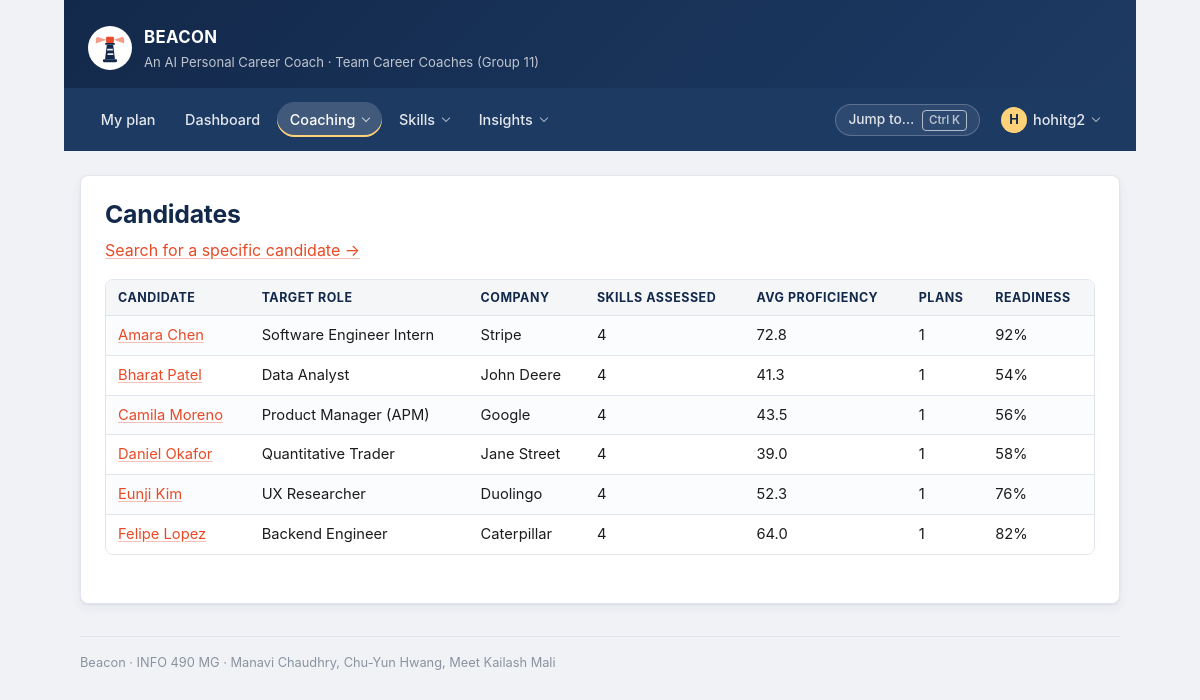
The app's page /candidates/ (signed in) with its own data.
### preparation/models.py (models this page shows, shortened)
class CandidateProfile(models.Model):
    class ExperienceLevel(models.TextChoices):
        STUDENT = "STU", "Current student"
        NEW_GRAD = "NEW", "New graduate"
        EARLY_CAREER = "EARLY", "Early career (1-3 yrs)"
    class PrimaryConcern(models.TextChoices):
        TECHNICAL = "TECH", "Technical rounds"
        BEHAVIORAL = "BEHAV", "Behavioral questions"
        RESUME = "RESUME", "Resume and elevator pitch"
        CONFIDENCE = "CONF", "Confidence under pressure"
        TIME = "TIME", "Not enough time to prepare"
    user = models.OneToOneField(
        settings.AUTH_USER_MODEL,
        on_delete=models.CASCADE,
        related_name="candidate_profile",
        help_text="One login = one career profile.",
    )
    target_role = models.CharField(
        max_length=120, help_text="e.g. Software Engineer Intern"
    )
    target_roles = models.JSONField(
        default=list,
        blank=True,
        help_text="All target roles; requirements use the highest bar among them.",
    )
    interests = models.JSONField(
        default=list,
        blank=True,
        help_text="Interest keys chosen at onboarding, e.g. ['data', 'product'].",
    )
    target_company = models.CharField(max_length=120, blank=True)
    experience_level = models.CharField(
        max_length=5, choices=ExperienceLevel.choices, default=ExperienceLevel.STUDENT
    )
    resume_summary = models.TextField(
        blank=True,
        help_text="Plain-text resume the parser turns into an initial skill list.",
    )
    resume_file = models.FileField(
        upload_to="resumes/",
        blank=True,
        null=True,
        help_text="Original upload from the drag-and-drop area on the setup screen.",
    )
    target_interview_date = models.DateField(
        null=True,
        blank=True,
        help_text="Deadline Beacon plans backwards from. Blank = open-ended prep.",
    )
    preparation_timeline_weeks = models.PositiveSmallIntegerField(
        default=6,
        validators=[MinValueValidator(1), MaxValueValidator(52)],
        help_text="Weeks the user says they have. Drives the length of the roadmap.",
    )
    primary_concern = models.CharField(
        max_length=6,
        choices=PrimaryConcern.choices,
        blank=True,
        help_text="Optional. Used to weight which skill gaps get tackled first.",
    )
    skills = models.ManyToManyField(
        Skill,
        through="SkillAssessment",
        related_name="candidates",
        blank=True,
    )
    created_at = models.DateTimeField(auto_now_add=True)
    updated_at = models.DateTimeField(auto_now=True)
    class Meta:
        ordering = ["-updated_at"]
    def get_absolute_url(self):
        return reverse("preparation:candidate_detail", args=[self.pk])
    @property
    def readiness_percent(self):
        assessments = list(self.assessments.all())
        if not assessments:
            return 0
        ratios = [
            min(a.proficiency_score / a.required_level, 1) if a.required_level else 1
            for a in assessments
        ]
        return round(sum(ratios) / len(ratios) * 100)

class SkillAssessment(models.Model):
    candidate = models.ForeignKey(
        CandidateProfile,
        on_delete=models.CASCADE,  # scores are meaningless without their profile
        related_name="assessments",
    )
    skill = models.ForeignKey(
        Skill,
        on_delete=models.PROTECT,  # never silently delete scored history
        related_name="assessments",
    )
    proficiency_score = models.PositiveSmallIntegerField(
        validators=[MinValueValidator(0), MaxValueValidator(100)],
        help_text="Quiz result, 0-100.",
    )
    required_level = models.PositiveSmallIntegerField(
        default=70,
        validators=[MinValueValidator(0), MaxValueValidator(100)],
        help_text="Level the target role demands, 0-100.",
    )
    assessed_on = models.DateField(default=timezone.localdate)
    notes = models.TextField(blank=True)
    class Meta:
        ordering = ["-assessed_on", "skill__name"]
        constraints = [
            models.UniqueConstraint(
                fields=["candidate", "skill"],
                name="uniq_assessment_per_candidate_skill",
            ),
            models.CheckConstraint(
                condition=models.Q(proficiency_score__lte=100)
                & models.Q(required_level__lte=100),
                name="scores_within_0_100",
            ),
        ]
    @property
    def gap(self):
        """How far below the role's requirement this candidate currently is."""
        return max(self.required_level - self.proficiency_score, 0)

### preparation/views.py (the view)
# urls.py: path("candidates/", views.CandidateListView.as_view(), name="candidate_list"),
@method_decorator(login_required, name="dispatch")
class CandidateListView(ListView):
    model = CandidateProfile
    template_name = "preparation/candidate_list.html"
    context_object_name = "candidates"
    def get_queryset(self):
        return (
            visibility.candidates_for(self.request.user).select_related("user")
            .annotate(
                assessment_count=Count("assessments", distinct=True),
                plan_count=Count("plans", distinct=True),
                average_proficiency=Avg("assessments__proficiency_score"),
            )
            .order_by("user__username")
        )

### preparation/context_processors.py (called while the page is built)
def google_oauth(request):
    provider = settings.SOCIALACCOUNT_PROVIDERS.get("google", {})
    app = provider.get("APP", {})
    return {
        "google_oauth_configured": bool(app.get("client_id") and app.get("secret")),
        "google_oauth_placeholder": settings.DEBUG,
    }

### preparation/navigation.py (called while the page is built)
def _entry(item, current, user):
    if item.get("staff_only") and not user.is_staff:
        return None
    try:
        url = reverse(item["name"])
    except NoReverseMatch:
        return None
    return {
        "label": item["label"],
        "url": url,
        "hint": item.get("hint", ""),
        "active": current == item["name"],
    }

def navigation(request):
    if not getattr(request, "user", None) or not request.user.is_authenticated:
        return {"nav": None}
    return {"nav": build(request)}

### preparation/visibility.py (called while the page is built)
def is_coach(user):
    return bool(user and user.is_authenticated and user.is_staff)

def candidates_for(user):
    qs = CandidateProfile.objects.all()
    return qs if is_coach(user) else qs.filter(user=user)

### templates/preparation/candidate_list.html (shortened to what this page needs)
{% extends "base.html" %}
{% block heading %}Candidates{% endblock %}
{% block content %}
  <p><a href="{% url 'preparation:candidate_search' %}">Search for a specific candidate &rarr;</a></p>
  <div class="table-scroll">
  <table>
    <tr>
      <th>Candidate</th><th>Target role</th><th>Company</th>
      <th>Skills assessed</th><th>Avg proficiency</th><th>Plans</th><th>Readiness</th>
    </tr>
    {% for candidate in candidates %}
      <tr>
        <td><a href="{{ candidate.get_absolute_url }}">{{ candidate.user.get_full_name|default:candidate.user.username }}</a></td>
        <td>{{ candidate.target_role }}</td>
        <td>{{ candidate.target_company|default:"--" }}</td>
        <td>{{ candidate.assessment_count }}</td>
        <td>{% if candidate.average_proficiency %}{{ candidate.average_proficiency|floatformat:1 }}{% else %}--{% endif %}</td>
        <td>{{ candidate.plan_count }}</td>
        <td>{{ candidate.readiness_percent }}%</td>
      </tr>
    {% empty %}
      <tr><td colspan="7">No candidate profiles yet. Run
        <code>python manage.py seed_demo_data</code> to load the demo accounts.</td></tr>
    {% endfor %}
  </table>
  </div>
{% endblock %}

### templates/base.html (shortened to what this page needs)
{% load static %}<!DOCTYPE html>
<html lang="en">
<head>
  <link rel="stylesheet" href="{% static 'css/beacon.css' %}">
</head>
<body class="{% block body_class %}{% endblock %}">
  <div class="page">
    <header class="masthead">
      <img class="masthead__logo" src="{% static 'img/beacon-logo.svg' %}"
           alt="" width="44" height="44">
      <div class="masthead__text">
        <p class="masthead__title">BEACON</p>
        <p class="masthead__tagline">
          An AI Personal Career Coach &middot; Team Career Coaches (Group 11)
        </p>
      </div>
    </header>
    <nav class="nav" aria-label="Main">
      {% if nav %}
        <ul class="nav__list">
          {% for item in nav.items %}
            {% if item.children %}
              <li class="nav__group">
                <details class="menu{% if item.active %} is-active{% endif %}">
                  <summary class="nav__link">{{ item.label }}</summary>
                </details>
              </li>
            {% else %}
              <li>
                <a class="nav__link{% if item.active %} is-active{% endif %}" href="{{ item.url }}"
                   {% if item.active %}aria-current="page"{% endif %}>{{ item.label }}</a>
              </li>
            {% endif %}
          {% endfor %}
        </ul>
        <div class="nav__right">
          <button type="button" class="nav-palette" data-palette-open
                  aria-label="Search pages, candidates and skills">
            Jump to&hellip; <kbd>&#8984;K</kbd>
          </button>
          <details class="menu menu--account">
            <summary class="nav__link nav__avatar" aria-label="Account menu">
              <span class="avatar" aria-hidden="true">{{ user.get_username|slice:":1"|upper }}</span>
              <span class="nav__username">{{ user.get_username }}</span>
            </summary>
          </details>
        </div>
      {% else %}
        <ul class="nav__list">
          <li><a class="nav__link" href="{% url 'preparation:login' %}">Log In</a></li>
          <li><a class="nav__link" href="{% url 'preparation:signup' %}">Sign Up</a></li>
        </ul>
      {% endif %}
    </nav>
    <main class="content">
      {% block page_header %}
        <h1 class="page-title">{% block heading %}Beacon{% endblock %}</h1>
      {% endblock %}
      {% block content %}{% endblock %}
    </main>
    <footer class="footer">
      Beacon &middot; INFO 490 MG &middot; Manavi Chaudhry, Chu-Yun Hwang, Meet Kailash Mali
    </footer>
  </div>
</body>
</html>

### records on screen
CandidateProfile: user.get_full_name "Amara Chen", target_role "Software Engineer Intern", target_company "Stripe", assessment_count "4", average_proficiency "72.8", plan_count "1", readiness_percent "92"
CandidateProfile: user.get_full_name "Bharat Patel", target_role "Data Analyst", target_company "John Deere", assessment_count "4", average_proficiency "41.3", plan_count "1", readiness_percent "54"
CandidateProfile: user.get_full_name "Camila Moreno", target_role "Product Manager (APM)", target_company "Google", assessment_count "4", average_proficiency "43.5", plan_count "1", readiness_percent "56"
CandidateProfile: user.get_full_name "Daniel Okafor", target_role "Quantitative Trader", target_company "Jane Street", assessment_count "4", average_proficiency "39.0", plan_count "1", readiness_percent "58"
CandidateProfile: user.get_full_name "Eunji Kim", target_role "UX Researcher", target_company "Duolingo", assessment_count "4", average_proficiency "52.3", plan_count "1", readiness_percent "76"
CandidateProfile: user.get_full_name "Felipe Lopez", target_role "Backend Engineer", target_company "Caterpillar", assessment_count "4", average_proficiency "64.0", plan_count "1", readiness_percent "82"

### other values on screen
{{ item.label }} "My plan" "Dashboard"
{{ item.label }} "Coaching" "Skills" "Insights"
{{ user.get_username|slice:":1"|upper }} "H"
{{ user.get_username }} "hohitg2"
